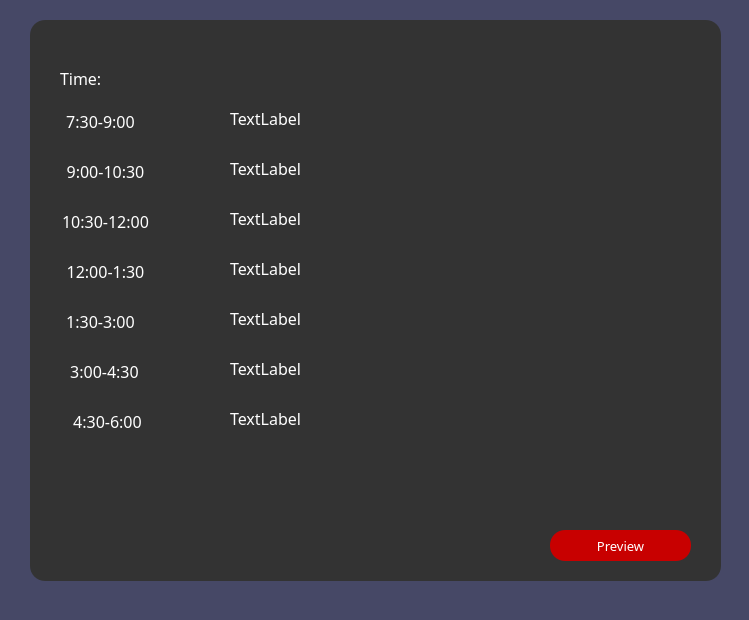
<?xml version="1.0" encoding="UTF-8"?>
<ui version="4.0">
 <class>MainWindow</class>
 <widget class="QMainWindow" name="MainWindow">
  <property name="geometry">
   <rect>
    <x>0</x>
    <y>0</y>
    <width>749</width>
    <height>620</height>
   </rect>
  </property>
  <property name="windowTitle">
   <string>MainWindow</string>
  </property>
  <property name="styleSheet">
   <string notr="true">background-color: rgb(70, 72, 102);</string>
  </property>
  <widget class="QWidget" name="centralwidget">
   <widget class="QWidget" name="verticalLayoutWidget">
    <property name="geometry">
     <rect>
      <x>30</x>
      <y>20</y>
      <width>691</width>
      <height>561</height>
     </rect>
    </property>
    <layout class="QVBoxLayout" name="verticalLayout">
     <item>
      <widget class="QFrame" name="frame">
       <property name="styleSheet">
        <string notr="true">QFrame{
background-color: rgb(51, 51, 51);
border-radius: 15px
}
</string>
       </property>
       <property name="frameShape">
        <enum>QFrame::StyledPanel</enum>
       </property>
       <property name="frameShadow">
        <enum>QFrame::Raised</enum>
       </property>
       <widget class="QPushButton" name="time">
        <property name="geometry">
         <rect>
          <x>20</x>
          <y>90</y>
          <width>101</width>
          <height>23</height>
         </rect>
        </property>
        <property name="font">
         <font>
          <family>Century Gothic</family>
          <pointsize>12</pointsize>
         </font>
        </property>
        <property name="styleSheet">
         <string notr="true">color: rgb(255, 255, 255);</string>
        </property>
        <property name="text">
         <string>7:30-9:00</string>
        </property>
        <property name="flat">
         <bool>true</bool>
        </property>
       </widget>
       <widget class="QPushButton" name="time_2">
        <property name="geometry">
         <rect>
          <x>30</x>
          <y>140</y>
          <width>91</width>
          <height>23</height>
         </rect>
        </property>
        <property name="font">
         <font>
          <family>Century Gothic</family>
          <pointsize>12</pointsize>
         </font>
        </property>
        <property name="styleSheet">
         <string notr="true">color: rgb(255, 255, 255);</string>
        </property>
        <property name="text">
         <string>9:00-10:30</string>
        </property>
        <property name="flat">
         <bool>true</bool>
        </property>
       </widget>
       <widget class="QPushButton" name="time_3">
        <property name="geometry">
         <rect>
          <x>30</x>
          <y>190</y>
          <width>91</width>
          <height>23</height>
         </rect>
        </property>
        <property name="font">
         <font>
          <family>Century Gothic</family>
          <pointsize>12</pointsize>
         </font>
        </property>
        <property name="styleSheet">
         <string notr="true">color: rgb(255, 255, 255);</string>
        </property>
        <property name="text">
         <string>10:30-12:00</string>
        </property>
        <property name="flat">
         <bool>true</bool>
        </property>
       </widget>
       <widget class="QPushButton" name="time_4">
        <property name="geometry">
         <rect>
          <x>30</x>
          <y>240</y>
          <width>91</width>
          <height>23</height>
         </rect>
        </property>
        <property name="font">
         <font>
          <family>Century Gothic</family>
          <pointsize>12</pointsize>
         </font>
        </property>
        <property name="styleSheet">
         <string notr="true">color: rgb(255, 255, 255);</string>
        </property>
        <property name="text">
         <string>12:00-1:30</string>
        </property>
        <property name="flat">
         <bool>true</bool>
        </property>
       </widget>
       <widget class="QPushButton" name="time_5">
        <property name="geometry">
         <rect>
          <x>20</x>
          <y>290</y>
          <width>101</width>
          <height>23</height>
         </rect>
        </property>
        <property name="font">
         <font>
          <family>Century Gothic</family>
          <pointsize>12</pointsize>
         </font>
        </property>
        <property name="styleSheet">
         <string notr="true">color: rgb(255, 255, 255);</string>
        </property>
        <property name="text">
         <string>1:30-3:00</string>
        </property>
        <property name="flat">
         <bool>true</bool>
        </property>
       </widget>
       <widget class="QPushButton" name="time_6">
        <property name="geometry">
         <rect>
          <x>29</x>
          <y>340</y>
          <width>91</width>
          <height>23</height>
         </rect>
        </property>
        <property name="font">
         <font>
          <family>Century Gothic</family>
          <pointsize>12</pointsize>
         </font>
        </property>
        <property name="styleSheet">
         <string notr="true">color: rgb(255, 255, 255);</string>
        </property>
        <property name="text">
         <string>3:00-4:30</string>
        </property>
        <property name="flat">
         <bool>true</bool>
        </property>
       </widget>
       <widget class="QPushButton" name="time_7">
        <property name="geometry">
         <rect>
          <x>27</x>
          <y>390</y>
          <width>101</width>
          <height>23</height>
         </rect>
        </property>
        <property name="font">
         <font>
          <family>Century Gothic</family>
          <pointsize>12</pointsize>
         </font>
        </property>
        <property name="styleSheet">
         <string notr="true">color: rgb(255, 255, 255);</string>
        </property>
        <property name="text">
         <string>4:30-6:00</string>
        </property>
        <property name="flat">
         <bool>true</bool>
        </property>
       </widget>
       <widget class="QLabel" name="label">
        <property name="geometry">
         <rect>
          <x>30</x>
          <y>50</y>
          <width>61</width>
          <height>16</height>
         </rect>
        </property>
        <property name="font">
         <font>
          <family>Century Gothic</family>
          <pointsize>12</pointsize>
         </font>
        </property>
        <property name="styleSheet">
         <string notr="true">color: rgb(255, 255, 255);</string>
        </property>
        <property name="text">
         <string>Time:</string>
        </property>
       </widget>
       <widget class="QPushButton" name="btn_preview">
        <property name="geometry">
         <rect>
          <x>520</x>
          <y>510</y>
          <width>141</width>
          <height>31</height>
         </rect>
        </property>
        <property name="font">
         <font>
          <family>Century Gothic</family>
          <pointsize>10</pointsize>
         </font>
        </property>
        <property name="styleSheet">
         <string notr="true">QPushButton{
background-color: rgb(200, 0, 0);
color: rgb(255, 255, 255);
border-radius:15px;
}

QPushButton:hover
{
color:#333;
border-radius:15px;
background:#49ebff;
}</string>
        </property>
        <property name="text">
         <string>Preview</string>
        </property>
       </widget>
       <widget class="QLabel" name="label_2">
        <property name="geometry">
         <rect>
          <x>200</x>
          <y>90</y>
          <width>81</width>
          <height>16</height>
         </rect>
        </property>
        <property name="font">
         <font>
          <family>Century Gothic</family>
          <pointsize>12</pointsize>
         </font>
        </property>
        <property name="styleSheet">
         <string notr="true">color: rgb(255, 255, 255);</string>
        </property>
        <property name="text">
         <string>TextLabel</string>
        </property>
       </widget>
       <widget class="QLabel" name="label_3">
        <property name="geometry">
         <rect>
          <x>200</x>
          <y>140</y>
          <width>81</width>
          <height>16</height>
         </rect>
        </property>
        <property name="font">
         <font>
          <family>Century Gothic</family>
          <pointsize>12</pointsize>
         </font>
        </property>
        <property name="styleSheet">
         <string notr="true">color: rgb(255, 255, 255);</string>
        </property>
        <property name="text">
         <string>TextLabel</string>
        </property>
       </widget>
       <widget class="QLabel" name="label_4">
        <property name="geometry">
         <rect>
          <x>200</x>
          <y>190</y>
          <width>81</width>
          <height>16</height>
         </rect>
        </property>
        <property name="font">
         <font>
          <family>Century Gothic</family>
          <pointsize>12</pointsize>
         </font>
        </property>
        <property name="styleSheet">
         <string notr="true">color: rgb(255, 255, 255);</string>
        </property>
        <property name="text">
         <string>TextLabel</string>
        </property>
       </widget>
       <widget class="QLabel" name="label_5">
        <property name="geometry">
         <rect>
          <x>200</x>
          <y>240</y>
          <width>81</width>
          <height>16</height>
         </rect>
        </property>
        <property name="font">
         <font>
          <family>Century Gothic</family>
          <pointsize>12</pointsize>
         </font>
        </property>
        <property name="styleSheet">
         <string notr="true">color: rgb(255, 255, 255);</string>
        </property>
        <property name="text">
         <string>TextLabel</string>
        </property>
       </widget>
       <widget class="QLabel" name="label_6">
        <property name="geometry">
         <rect>
          <x>200</x>
          <y>290</y>
          <width>81</width>
          <height>16</height>
         </rect>
        </property>
        <property name="font">
         <font>
          <family>Century Gothic</family>
          <pointsize>12</pointsize>
         </font>
        </property>
        <property name="styleSheet">
         <string notr="true">color: rgb(255, 255, 255);</string>
        </property>
        <property name="text">
         <string>TextLabel</string>
        </property>
       </widget>
       <widget class="QLabel" name="label_7">
        <property name="geometry">
         <rect>
          <x>200</x>
          <y>340</y>
          <width>81</width>
          <height>16</height>
         </rect>
        </property>
        <property name="font">
         <font>
          <family>Century Gothic</family>
          <pointsize>12</pointsize>
         </font>
        </property>
        <property name="styleSheet">
         <string notr="true">color: rgb(255, 255, 255);</string>
        </property>
        <property name="text">
         <string>TextLabel</string>
        </property>
       </widget>
       <widget class="QLabel" name="label_8">
        <property name="geometry">
         <rect>
          <x>200</x>
          <y>390</y>
          <width>81</width>
          <height>16</height>
         </rect>
        </property>
        <property name="font">
         <font>
          <family>Century Gothic</family>
          <pointsize>12</pointsize>
         </font>
        </property>
        <property name="styleSheet">
         <string notr="true">color: rgb(255, 255, 255);</string>
        </property>
        <property name="text">
         <string>TextLabel</string>
        </property>
       </widget>
      </widget>
     </item>
    </layout>
   </widget>
  </widget>
  <widget class="QStatusBar" name="statusbar"/>
 </widget>
 <resources/>
 <connections/>
</ui>
